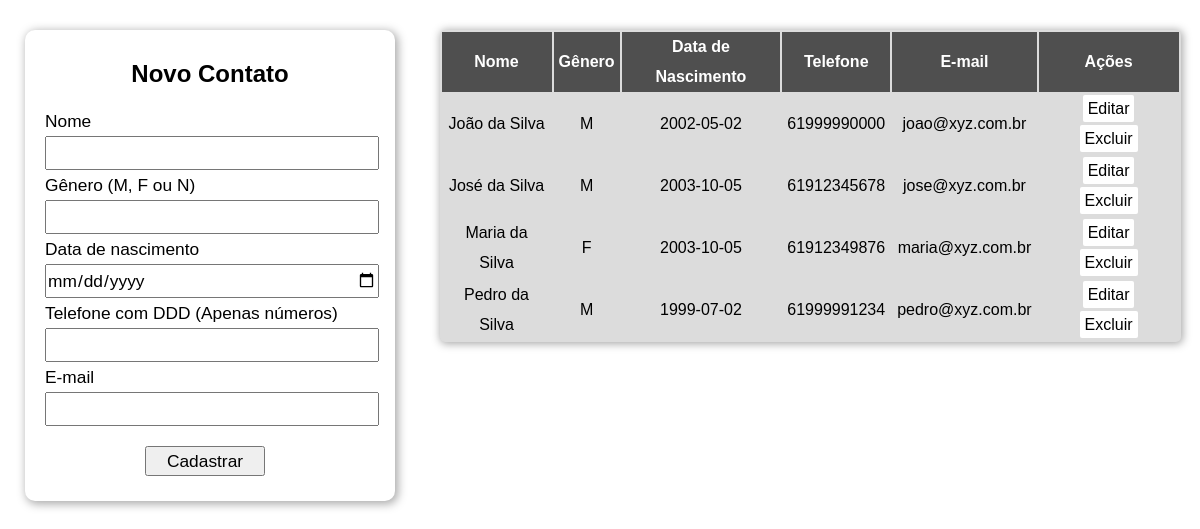
The page / on the database its author committed.
### tables this page shows
CREATE TABLE `tb_pessoa` (
  `id_pessoa` int UNSIGNED NOT NULL COMMENT 'chave primária',
  `ds_nome` varchar(255) NOT NULL COMMENT 'nome',
  `cd_sexo` varchar(1) NOT NULL COMMENT 'sexo: M, F, N',
  `dt_nasc` date NOT NULL COMMENT 'Data de nascimento',
  `nr_telefone` decimal(11,0) NOT NULL COMMENT 'Nr telefone com DDD (apenas dígitos)',
  `ds_email` varchar(255) NOT NULL COMMENT 'E-mail'
);

### classe-pessoa.php (called while the page is built, shortened)
<?php
Class Pessoa {
	private $pdo;
	public function __construct($dbname, $host, $user, $senha) {
		try {
			$this -> pdo = new PDO("mysql:dbname=".$dbname.";host=".$host, $user, $senha);
		}
		catch (PDOException $e) {
			echo "Erro com banco de dados: ".$e->getMessage();
			exit();
		}
		catch (Exception $e) {
			echo "Erro genérico: ".$e->getMessage();
			exit();
		}
	}
		public function buscarDados () {
			$cmd = $this->pdo->query("SELECT * FROM tb_pessoa ORDER BY ds_nome");
			$res = $cmd->fetchAll(PDO::FETCH_ASSOC);
			return $res;
		}
}
?>

### index.php (the view, shortened to what this page needs)
<?php
	require_once 'classe-pessoa.php';
	$p = new Pessoa("agenda","localhost","root","");
?>
<!DOCTYPE html>
<html lang="pt-br">
  <head>
    <link rel="stylesheet" href="estilo.css">
  </head>
  <body>
   	<section id="esquerda">
   		<form method="POST">
   			<center><h2>Novo Contato</h2></center><br>
   			<label for="nome">Nome</label>
   			<input type="text" name="nome" id="nome" value="<?php if (isset($res)){echo $res['ds_nome'];}?>">
   			<label for="sexo">Gênero (M, F ou N)</label>
   			<input type="text" name="sexo" id="sexo" value="<?php if (isset($res)){echo $res['cd_sexo'];}?>">
   			<label for="nascimento">Data de nascimento</label>
   			<input type="date" name="nascimento" id="nascimento" value="<?php if (isset($res)){echo $res['dt_nasc'];}?>">
   			<label for="tel">Telefone com DDD (Apenas números)</label>
   			<input type="text" name="tel" id="tel" value="<?php if (isset($res)){echo $res['nr_telefone'];}?>">
   			<label for="email">E-mail</label>
   			<input type="email" name="email" id="email" value="<?php if (isset($res)){echo $res['ds_email'];}?>">
   			<input type="submit" value="<?php if(isset($res)){echo "Atualizar";}else{echo "Cadastrar";}?>" class="btn">
   		</form>
   	</section>
   	<section id="direita">
		<table>
			<tr id="titulo">
   				<td>Nome</td>
   				<td>Gênero</td>
   				<td>Data de Nascimento</td>
   				<td>Telefone</td>
   				<td>E-mail</td>
   				<td>Ações</td>
   			</tr>
   		<?php
   			$dados = $p->buscarDados();
   			if (count($dados) > 0) {
   				for ($i=0; $i < count($dados); $i++) {
   					echo "<tr>";
   					foreach ($dados[$i] as $k => $v)
   					{
   						if ($k != "id_pessoa")
   						{
   							echo "<td>".$v."</td>";
   						}
   					}
   						?>
   						<td>
   							<a href="index.php?id_pessoa_up=<?php echo $dados[$i]['id_pessoa'];?>">Editar</a>
   							<a href="index.php?id_pessoa=<?php echo $dados[$i]['id_pessoa'];?>">Excluir</a>
   						</td>
   						<?php
   					echo "</tr>";
   				}
   			}
   			?>
   		</table>
   	</section>
  </body>
</html>

### estilo.css (style rules this page uses)
* { padding: 0px; margin: 0px; font-family: arial; }
h2 { margin-top: 10px; }
label, input { display: block; line-height: 30px; height: 30px; outline: none; font-size: 13pt; width: 100%; }
form { width: 330px; background-color: #fff; padding: 20px; border-radius: 10px; box-shadow: 2px 2px 10px 1px #A9A9A9; margin: 30px auto; }
.btn { margin-top: 20px; margin-bottom: 5px; width: 120px; margin-left: 100px; cursor: pointer; }
#esquerda { width: 35%; float: left; }
#direita { width: 65%; float: left; }
table { width: 95%; margin: 30px auto; text-align: center; box-shadow: 1px 1px 8px 1px #A9A9A9; border-radius: 5px; background-color: #DCDCDC; }
tr { line-height: 30px; }
tr#titulo { font-weight: bold; background-color: #4F4F4F; color: #fff; }
td { padding: 0px 5px; }
a { background-color: #fff; color: #000; padding: 5px; margin: 0px 5px; text-decoration: none; border-radius: 2px; }

### rows shown on the page
tb_pessoa: ds_nome "João da Silva", cd_sexo "M", dt_nasc "2002-05-02", nr_telefone "61999990000", ds_email "joao@xyz.com.br"
tb_pessoa: ds_nome "José da Silva", cd_sexo "M", dt_nasc "2003-10-05", nr_telefone "61912345678", ds_email "jose@xyz.com.br"
tb_pessoa: ds_nome "Maria da Silva", cd_sexo "F", dt_nasc "2003-10-05", nr_telefone "61912349876", ds_email "maria@xyz.com.br"
tb_pessoa: ds_nome "Pedro da Silva", cd_sexo "M", dt_nasc "1999-07-02", nr_telefone "61999991234", ds_email "pedro@xyz.com.br"
